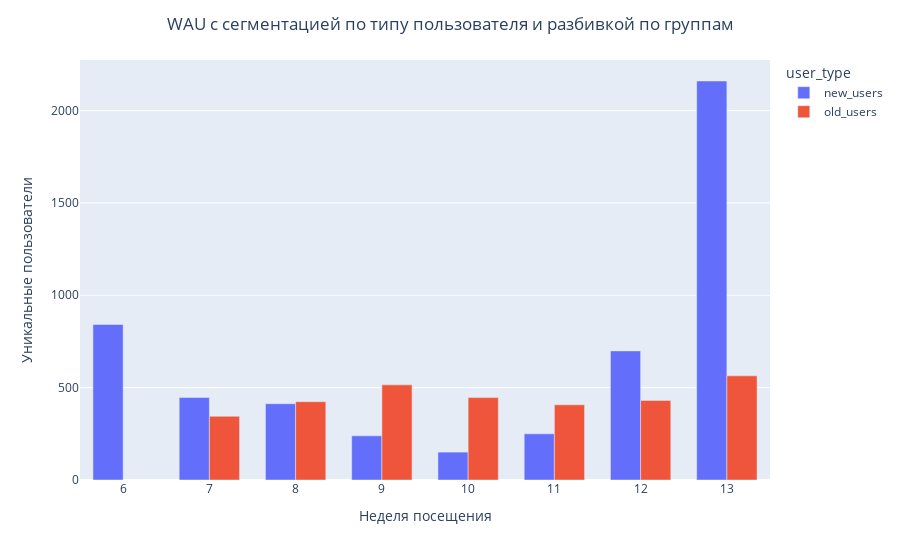

Notebook source saved alongside this figure:
### Code cell
fig = px.bar(df_wau_u, x="vis_week", y="count_user", color="user_type", barmode = 'group')
fig.update_layout(bargap=0.30, title_text='WAU с сегментацией по типу пользователя и разбивкой по группам', title_x=0.5, 
                  xaxis_title='Неделя посещения', yaxis_title = 'Уникальные пользователи')
fig.show()

### Figure 1 — Plotly figure (JSON) as saved in the notebook; plotly's stock layout.template omitted (floating-point values rounded to 4 significant figures)
{"data": [{"alignmentgroup": "True", "hovertemplate": "user_type=new_users<br>vis_week=%{x}<br>count_user=%{y}<extra></extra>", "legendgroup": "new_users", "marker": {"color": "#636efa", "pattern": {"shape": ""}}, "name": "new_users", "offsetgroup": "new_users", "orientation": "v", "showlegend": true, "textposition": "auto", "type": "bar", "x": [6, 7, 8, 9, 10, 11, 12, 13], "xaxis": "x", "y": [842, 447, 413, 239, 151, 250, 699, 2160], "yaxis": "y"}, {"alignmentgroup": "True", "hovertemplate": "user_type=old_users<br>vis_week=%{x}<br>count_user=%{y}<extra></extra>", "legendgroup": "old_users", "marker": {"color": "#EF553B", "pattern": {"shape": ""}}, "name": "old_users", "offsetgroup": "old_users", "orientation": "v", "showlegend": true, "textposition": "auto", "type": "bar", "x": [7, 8, 9, 10, 11, 12, 13], "xaxis": "x", "y": [345, 424, 515, 446, 407, 431, 564], "yaxis": "y"}], "layout": {"bargap": 0.3, "barmode": "group", "legend": {"title": {"text": "user_type"}, "tracegroupgap": 0}, "margin": {"t": 60}, "title": {"text": "WAU с сегментацией по типу пользователя и разбивкой по группам", "x": 0.5}, "xaxis": {"anchor": "y", "domain": [0, 1], "title": {"text": "Неделя посещения"}}, "yaxis": {"anchor": "x", "domain": [0, 1], "title": {"text": "Уникальные пользователи"}}}}
